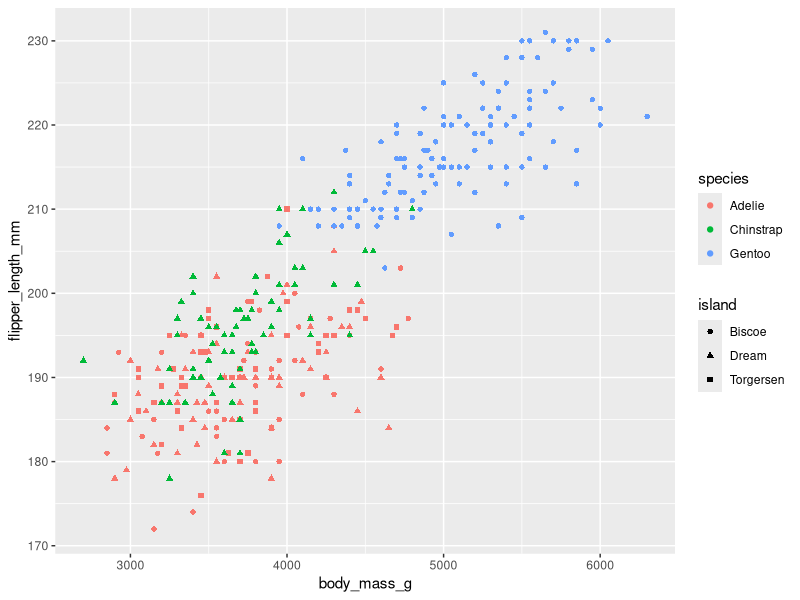
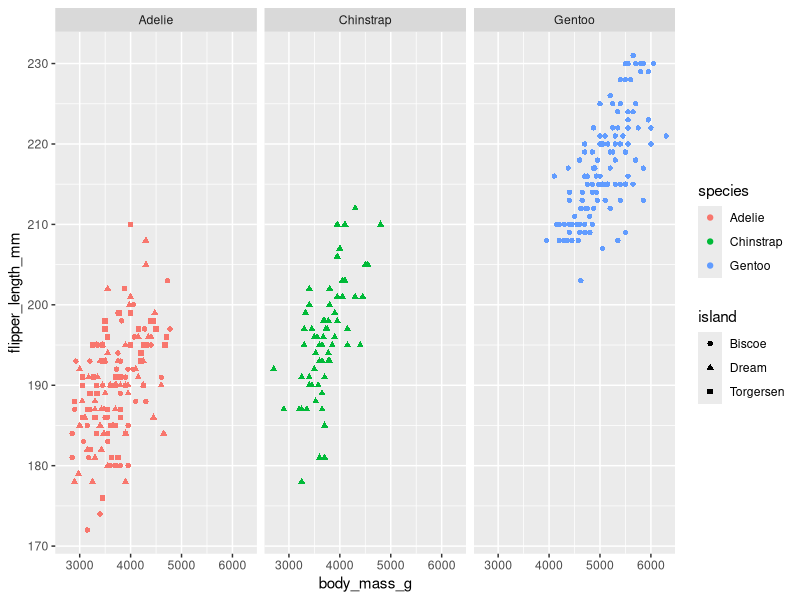
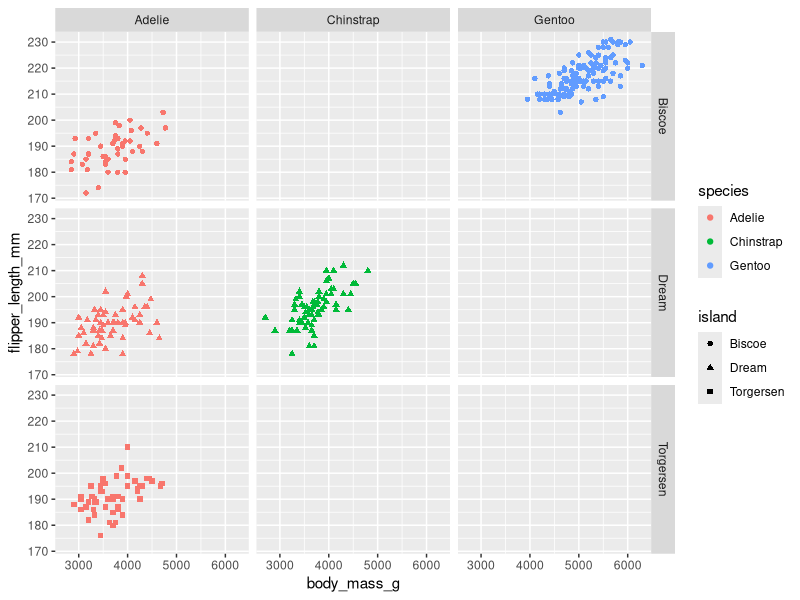

Recreate these plots in R, in order.

# Load Packages -----------------------------------------------------------

# Loading Packages:
library(tidyverse)
library(palmerpenguins)

# Getting Penguin information to look at:
View(penguins)

# Scatter Plots -----------------------------------------------------------

# Making Plots of information (3 different types): 
  # All Island and Species on same graph: 
ggplot(data = penguins) +
  geom_point(mapping = aes(x = body_mass_g, 
                           y = flipper_length_mm, 
                           color = species, 
                           shape = island))

# Separating Information by Species:
ggplot(data = penguins) +
  geom_point(mapping = aes(x = body_mass_g,
                           y = flipper_length_mm,
                           color = species,
                           shape = island)) +
  facet_wrap( ~ species, nrow = 1)

  # Separating Information by Species and Island:
ggplot(data = penguins) +
  geom_point(mapping = aes(x = body_mass_g, 
                           y = flipper_length_mm, 
                           color = species, shape = island)) +
  facet_grid(island ~ species)
